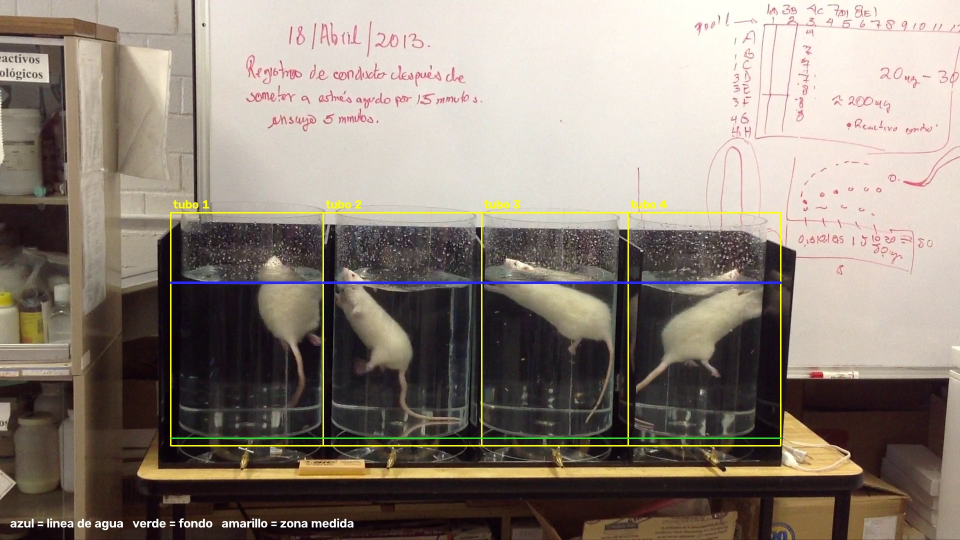
#> input picture etiquetas/IMG_0826_control.jpg, 1920 x 1080 px (shown at 1/2 size)
$ python -i lib.py   (imports and definitions only)   (older library calls are emulated)
#> lines starting #> are read from the running program, lines starting #| are printed output that depends on the picture
"""Nucleo compartido del etiquetador automatico de FST.

Diferencias clave contra el pipeline de un solo video:

  1. La geometria NO esta escrita a mano. Se deduce de cada video:
     paredes de los tubos desde el mapa de ocupacion, linea de agua y fondo
     desde los bordes horizontales del aparato vacio.

  2. Todas las medidas de distancia se dividen por el LARGO DEL CUERPO del
     animal en ese video. Asi "se movio 3 veces su largo" significa lo mismo
     con la camara cerca o lejos. Sin esto los rasgos no son comparables
     entre videos y el clasificador aprende el encuadre, no la conducta.

  3. El tiempo se normaliza por segundo, no por fotograma, porque los videos
     no vienen todos a la misma tasa.
"""
import cv2
import numpy as np

DIFF_THR   = 45    # diferencia minima contra el fondo
BRIGHT_THR = 80    # brillo absoluto minimo (rata clara sobre agua oscura)
ERODE_TAIL = 21    # borra la cola antes de medir la postura
BLOCK_S    = 5.0   # duracion del bloque de puntuacion

# Separacion temporal fija, en segundos, para las medidas que comparan dos
# instantes (energia de movimiento, IoU, Dice). Se fija en TIEMPO y no en
# fotogramas para que --paso no altere los valores: con paso 12 hay 0.40 s
# entre mediciones y con paso 2 solo 0.067 s, asi que comparar contra "el
# anterior" daria numeros tres veces menores y el modelo lo leeria como
# quietud. El valor 0.40 es el que se uso al medir el rendimiento.
DT_REF     = 0.40
DWELL_S    = 0.20  # permanencia minima en un cuadrante para contarlo

K5  = np.ones((5, 5), np.uint8)
K9  = np.ones((9, 9), np.uint8)
K15 = np.ones((15, 15), np.uint8)
ER  = cv2.getStructuringElement(cv2.MORPH_ELLIPSE, (ERODE_TAIL, ERODE_TAIL))

RASGOS = ['nq', 'rng', 'path', 'spanx', 'spany', 'me', 'me_max',
          'vert', 'elong', 'hrise', 'hmean', 'above', 'area', 'iou', 'dice']


# --------------------------- utilidades ---------------------------

# [17 lines left out: functions mayor_componente, medfilt1, not called in this run]


# --------------------------- rotacion ---------------------------
#
# Todo el analisis supone cilindros DE PIE: superficie del agua horizontal y
# tubos uno junto a otro. Si la camara grabo girada, cada fotograma se endereza
# al leerlo y el resto del codigo no se entera. ROT lo fija etiquetar.py con
# --rotar antes de procesar; vale 0, 90 (horario), 180 o 270 (antihorario).
ROT = 0
_GIRO = {90: cv2.ROTATE_90_CLOCKWISE, 180: cv2.ROTATE_180,
         270: cv2.ROTATE_90_COUNTERCLOCKWISE}


class _Video:
    """cv2.VideoCapture que devuelve los fotogramas ya enderezados."""

    def __init__(self, ruta):
        self.cap = cv2.VideoCapture(ruta)
        self.rot = ROT

    def read(self):
        ok, fr = self.cap.read()
#> fr is the input picture: shape (1080, 1920, 3); mean B, G, R 120.2, 130.7, 141.7
        if ok and self.rot:
            fr = cv2.rotate(fr, _GIRO[self.rot])
        return ok, fr

    def cuadros(self, quiero):
        """Recorre el video y devuelve (indice, fotograma) solo de los que
        `quiero(indice)` acepta. Los demas se saltan con grab(), sin pasarlos
        a imagen: cuesta la mitad por fotograma y los que se quedan son los
        mismos pixeles que con read()."""
        cur = -1
        while self.cap.grab():
            cur += 1
            if not quiero(cur):
                continue
            ok, fr = self.cap.retrieve()
            if not ok:
                break
            if self.rot:
                fr = cv2.rotate(fr, _GIRO[self.rot])
            yield cur, fr

    def __getattr__(self, nombre):          # set, get, release, isOpened...
        return getattr(self.cap, nombre)


def abrir(ruta):
    return _Video(ruta)


# [26 lines left out: functions sin_girar, girar, not called in this run]


def info_video(ruta):
    cap = abrir(ruta)
    if not cap.isOpened():
        raise IOError('no se pudo abrir: %s' % ruta)
    fps = cap.get(cv2.CAP_PROP_FPS)
    n   = int(cap.get(cv2.CAP_PROP_FRAME_COUNT))
    # El tamano se toma de un fotograma real y no de las propiedades: asi
    # refleja la rotacion aplicada y la que el propio archivo trae declarada.
    ok, fr = cap.read()
    cap.release()
    if not ok:
        raise IOError('no se pudo leer ningun fotograma de %s' % ruta)
    h, w = fr.shape[:2]
#> h = 1080; w = 1920
    if not (1 < fps < 200):
        raise ValueError('fps ilegible (%r); pasa --fps a mano' % fps)
    return fps, n, w, h


# ----------------------- 1. registro de camara -----------------------

def registrar(ruta, paso=2, ref_frac=0.5, log=print):
    """Alinea cada fotograma contra uno de referencia (similitud: traslacion,
    rotacion y escala). Devuelve {indice: matriz 2x3}, el tamano y los fps.

    Sin esto, una camara de mano hace que cualquier medida en coordenadas
    fijas siga a la camara en vez del animal."""
    fps, n, W, H = info_video(ruta)
#> fps = 30; n = 1; W = 1920; H = 1080
    # Un archivo truncado o mal copiado declara mas fotogramas de los que
    # tiene. Se prueban varias posiciones antes de rendirse, empezando por la
    # pedida y retrocediendo hacia el principio.
    cap = abrir(ruta)
    fr = None
    for frac in [ref_frac, 0.35, 0.2, 0.1, 0.02]:
        cap.set(cv2.CAP_PROP_POS_FRAMES, int(n * frac))
        ok, f = cap.read()
        if ok:
            fr, ref_frac = f, frac
            break
#> this loop made 1 pass
#> ref_frac on pass 1: 0.5
    if fr is None:
        raise IOError('el video no se deja leer en ninguna posicion; '
                      'lo mas probable es que este incompleto o dañado')
    if ref_frac != 0.5:
        log('    AVISO: referencia tomada al %.0f%% del video; el archivo '
            'puede estar incompleto' % (100 * ref_frac))
    SC = 0.5

    def prep(f):
        g = cv2.cvtColor(f, cv2.COLOR_BGR2GRAY)
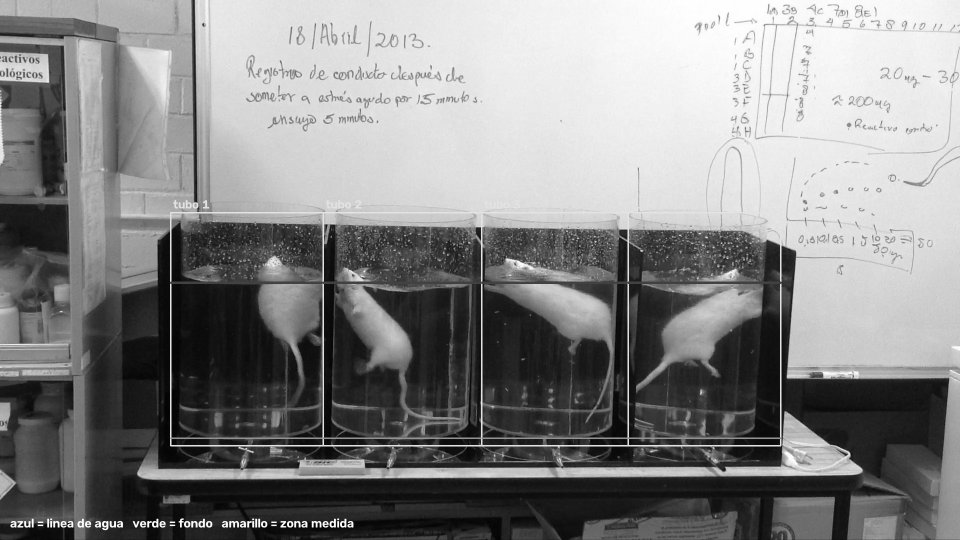
#> g: shape (1080, 1920) (shown at 1/2 size); min 0, max 255, mean 132.8
        return cv2.resize(g, None, fx=SC, fy=SC, interpolation=cv2.INTER_AREA)
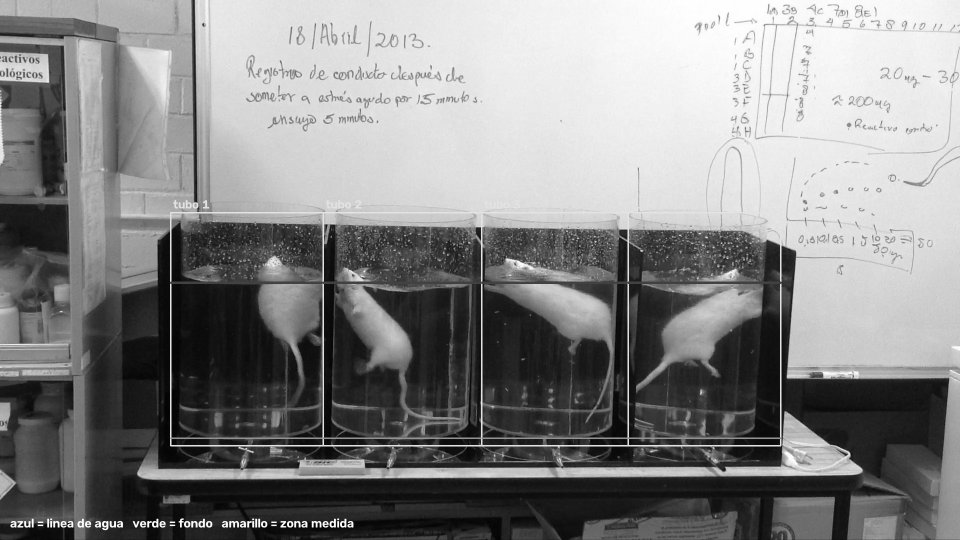
#> returned value: shape (540, 960); min 2, max 255, mean 132.9

    orb = cv2.ORB_create(2000, fastThreshold=7)
    bf  = cv2.BFMatcher(cv2.NORM_HAMMING)
    kr, dr = orb.detectAndCompute(prep(fr), None)
#> kr = 2000 keypoints; strongest (x, y, size): (325, 443, 31), (630, 443, 31), (173, 443, 31), (625, 443, 31)
    cap.set(cv2.CAP_PROP_POS_FRAMES, 0)

    lut, fallos = {}, 0
    for cur, f in cap.cuadros(lambda c: c % paso == 0):
        kq, dq = orb.detectAndCompute(prep(f), None)
        M = None
        if dq is not None and len(kq) > 12:
            pares = bf.knnMatch(dq, dr, k=2)
            buenos = [a for a, b in pares if a.distance < 0.75 * b.distance]
            if len(buenos) >= 12:
                src = np.float32([kq[m.queryIdx].pt for m in buenos]) / SC
                dst = np.float32([kr[m.trainIdx].pt for m in buenos]) / SC
                M, _ = cv2.estimateAffinePartial2D(
                    src, dst, method=cv2.RANSAC, ransacReprojThreshold=2.5,
                    maxIters=3000)
        if M is None:
            fallos += 1
            M = np.float32([[1, 0, 0], [0, 1, 0]])
        lut[cur] = M
        if cur % 3000 == 0:
            log('    registro t=%.0fs' % (cur / fps))
#> this loop made 29 passes
#|     registro t=0s
#> after the loop, fallos = 0; lut = 29 items
    cap.release()
    log('    %d fotogramas alineados, %d sin puntos de apoyo' % (len(lut), fallos))
    return lut, (W, H), fps


# [520 lines left out: functions _alineados, fondo_y_ocupacion, detectar_geometria, dibujar_geometria, geo_base, geo_en and 8 more, not called in this run]


VENTANA_S = 4.0   # segundos que se miran alrededor de cada segundo (ver segundos.py)


# [84 lines left out: functions segundos, bloques, not called in this run]

>>> result = registrar('etiquetas/IMG_0826_control.jpg')

$ run again, on etiquetas/IMG_0829_control.jpg
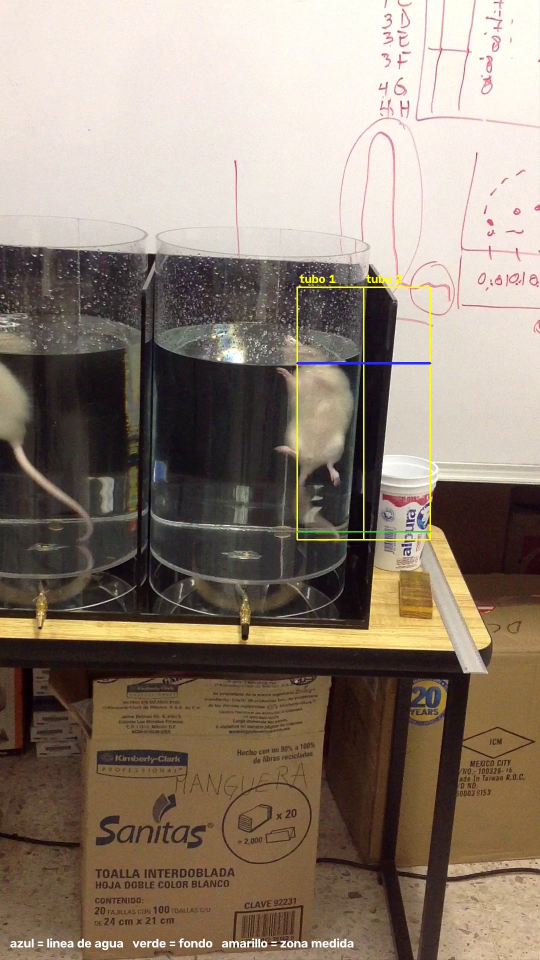
#> input picture etiquetas/IMG_0829_control.jpg, 1080 x 1920 px (shown at 1/2 size)
#> in read, fr is the input picture: shape (1920, 1080, 3); mean B, G, R 114.2, 128.4, 142.6
#> the loop in registrar, `for frac in [ref_frac, 0.35, 0.2, 0.1, 0.02]:` made 1 pass
#> ref_frac on pass 1: 0.5
#> in prep, `g = cv2.cvtColor(f, cv2.COLOR_BGR2GRAY)`:
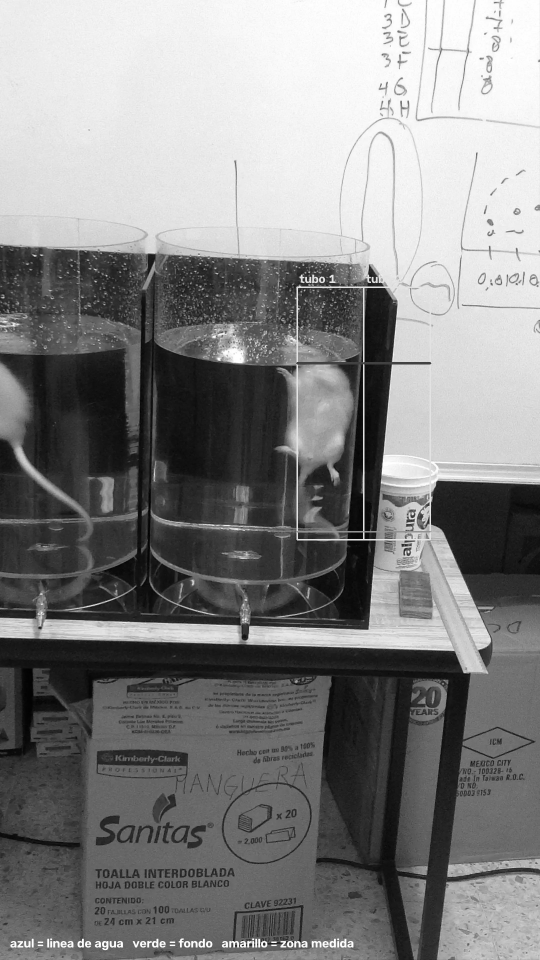
#> g: shape (1920, 1080) (shown at 1/2 size); min 0, max 255, mean 131.1
#> in prep, `return cv2.resize(g, None, fx=SC, fy=SC, interpolation=cv2.INTER_AREA)`:
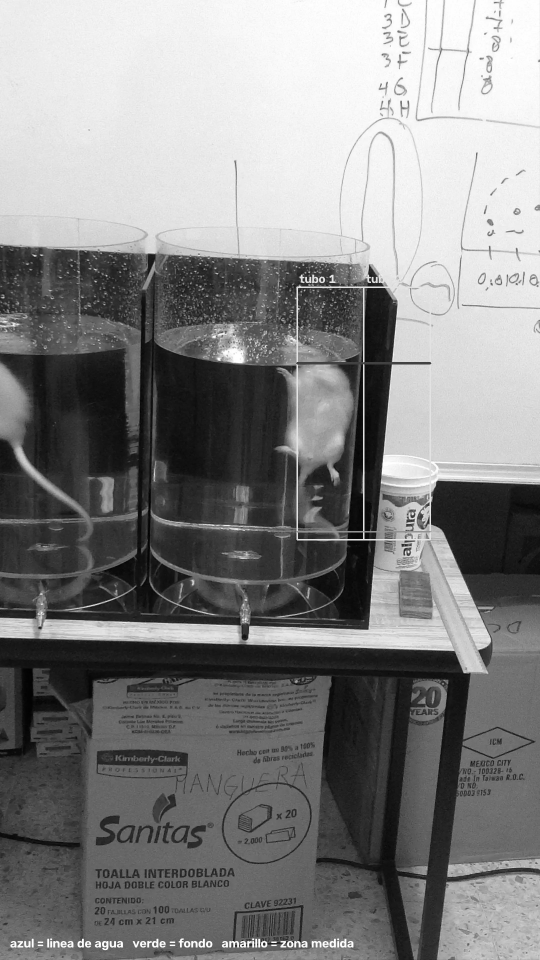
#> returned value: shape (960, 540); min 1, max 255, mean 131.2
#> kr = 2000 keypoints; strongest (x, y, size): (361, 537, 31), (366, 537, 31), (370, 280, 31), (299, 537, 31)
#> the loop in registrar, `for cur, f in cap.cuadros(lambda c: c % paso == 0):` made 29 passes
#> (printed output is left out)
#> after the loop in registrar, `for cur, f in cap.cuadros(lambda c: c % paso == 0):`: fallos = 0; lut = 29 items

$ run again, on etiquetas/IMG_0837_control.jpg
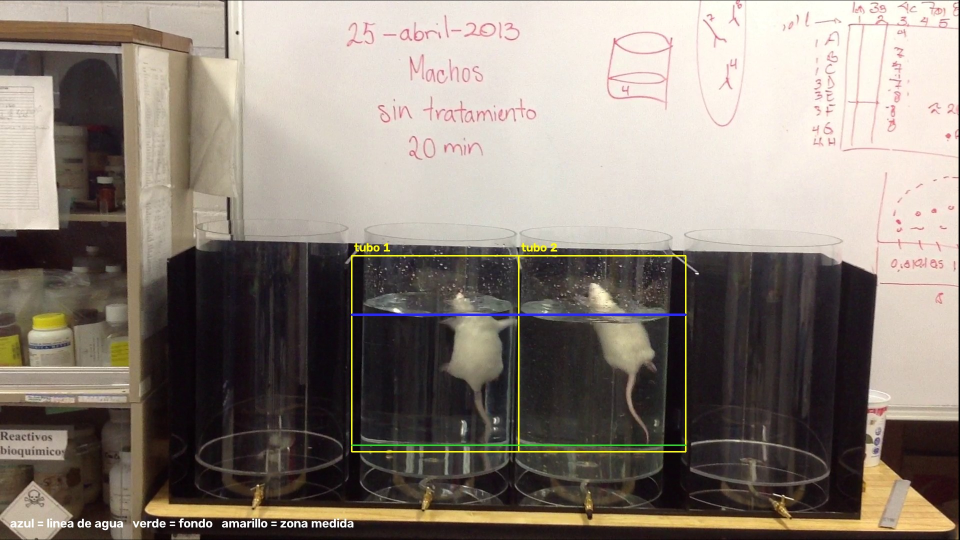
#> input picture etiquetas/IMG_0837_control.jpg, 1920 x 1080 px (shown at 1/2 size)
#> in read, fr is the input picture: shape (1080, 1920, 3); mean B, G, R 119.5, 128.8, 138.7
#> the loop in registrar, `for frac in [ref_frac, 0.35, 0.2, 0.1, 0.02]:` made 1 pass
#> ref_frac on pass 1: 0.5
#> in prep, `g = cv2.cvtColor(f, cv2.COLOR_BGR2GRAY)`:
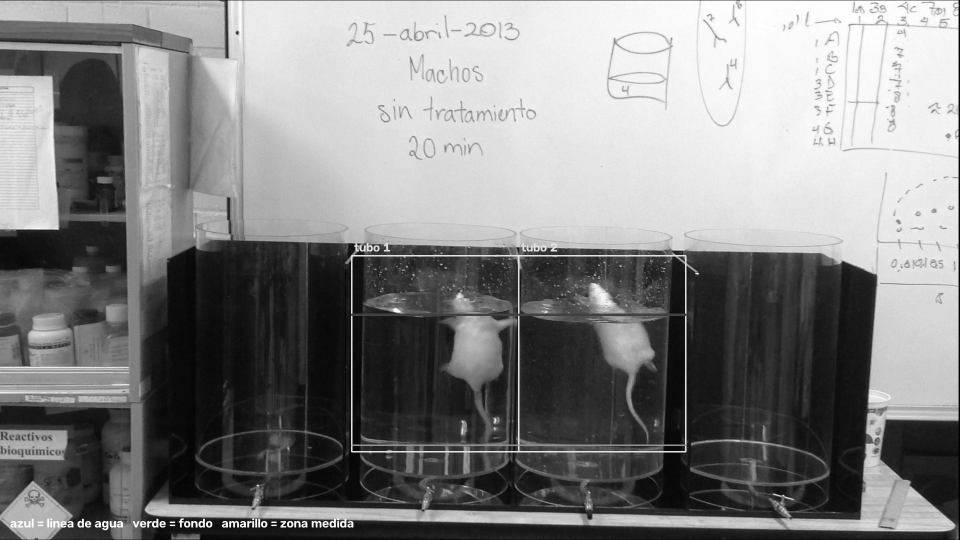
#> g: shape (1080, 1920) (shown at 1/2 size); min 0, max 255, mean 130.7
#> in prep, `return cv2.resize(g, None, fx=SC, fy=SC, interpolation=cv2.INTER_AREA)`:
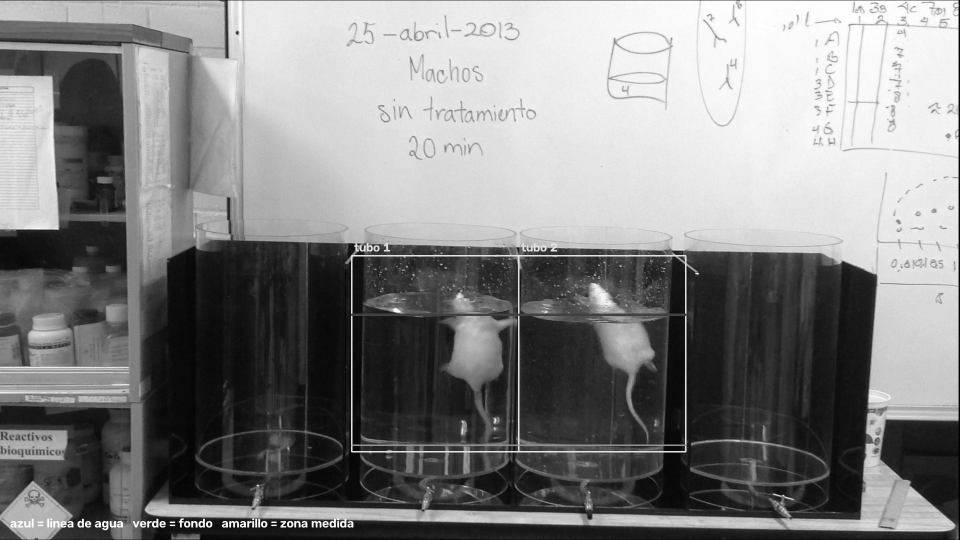
#> returned value: shape (540, 960); min 0, max 255, mean 130.8
#> kr = 2000 keypoints; strongest (x, y, size): (354, 449, 31), (352, 451, 31), (683, 448, 31), (374, 248, 31)
#> the loop in registrar, `for cur, f in cap.cuadros(lambda c: c % paso == 0):` made 29 passes
#> (printed output is left out)
#> after the loop in registrar, `for cur, f in cap.cuadros(lambda c: c % paso == 0):`: fallos = 0; lut = 29 items

$ run again, on etiquetas/IMG_0839_control.jpg
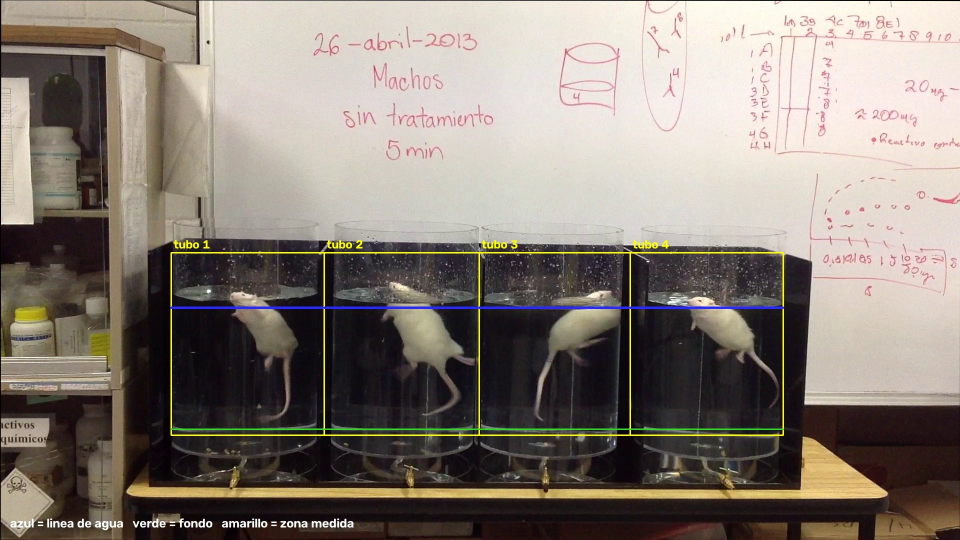
#> input picture etiquetas/IMG_0839_control.jpg, 1920 x 1080 px (shown at 1/2 size)
#> in read, fr is the input picture: shape (1080, 1920, 3); mean B, G, R 117.4, 126.3, 135.5
#> the loop in registrar, `for frac in [ref_frac, 0.35, 0.2, 0.1, 0.02]:` made 1 pass
#> ref_frac on pass 1: 0.5
#> in prep, `g = cv2.cvtColor(f, cv2.COLOR_BGR2GRAY)`:
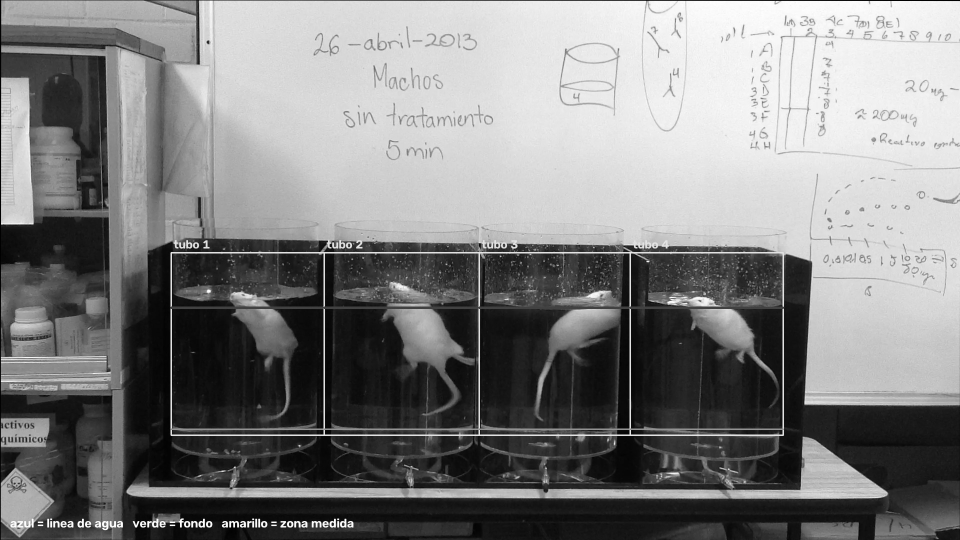
#> g: shape (1080, 1920) (shown at 1/2 size); min 0, max 255, mean 128
#> in prep, `return cv2.resize(g, None, fx=SC, fy=SC, interpolation=cv2.INTER_AREA)`:
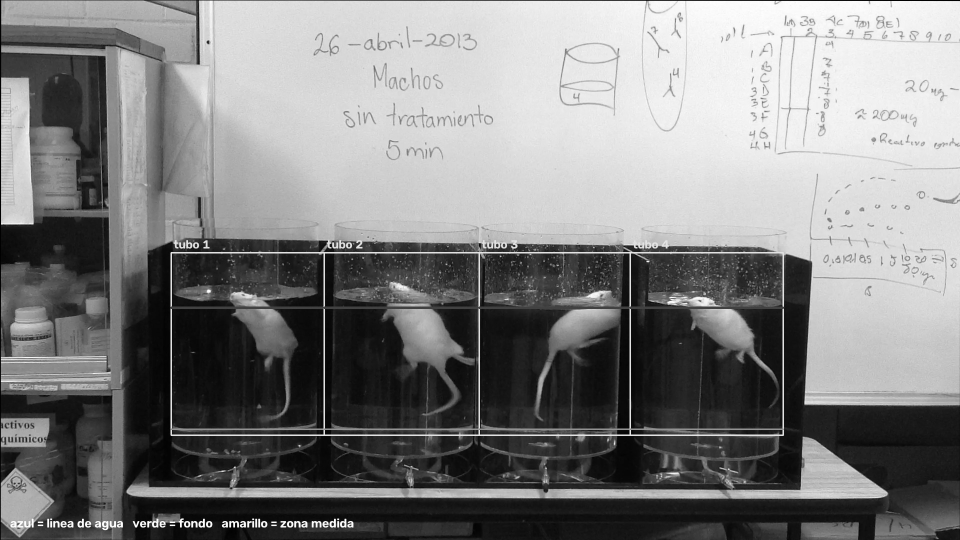
#> returned value: shape (540, 960); min 0, max 255, mean 128.2
#> kr = 2000 keypoints; strongest (x, y, size): (196, 245, 31), (630, 432, 31), (324, 432, 31), (326, 432, 31)
#> the loop in registrar, `for cur, f in cap.cuadros(lambda c: c % paso == 0):` made 29 passes
#> (printed output is left out)
#> after the loop in registrar, `for cur, f in cap.cuadros(lambda c: c % paso == 0):`: fallos = 0; lut = 29 items
